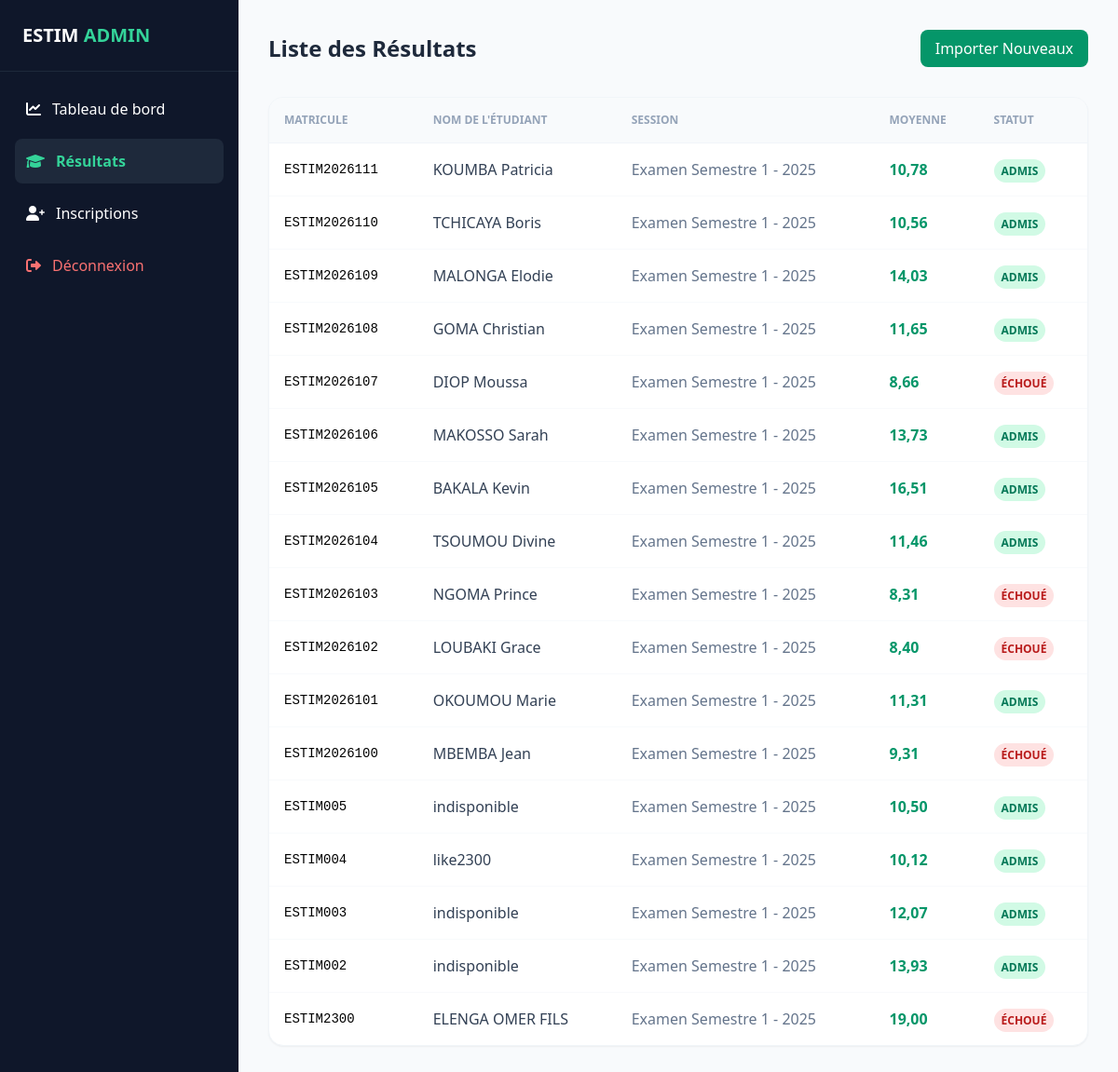
The app's page /api/dashboard/results/ (signed in) with its own data.
### campus/models.py (models this page shows, shortened)
class Resultat(models.Model):
    session = models.ForeignKey(
        SessionExamen, on_delete=models.CASCADE, related_name="resultats", null=True
    )
    matricule = models.CharField(max_length=50)
    nom_etudiant = models.CharField(max_length=200)
    moyenne = models.DecimalField(max_digits=4, decimal_places=2)
    admis = models.BooleanField(default=False)
    details_notes = models.JSONField(default=dict)  # {"Maths": 15, "Physique": 12}
    created_at = models.DateTimeField(auto_now_add=True)
    class Meta:
        unique_together = ("matricule", "session")

class SessionExamen(models.Model):
    nom = models.CharField(max_length=200, unique=True)
    is_active = models.BooleanField(default=True)
    results_available = models.BooleanField(default=True)
    created_at = models.DateTimeField(auto_now_add=True)

### campus/dashboard_views.py (the view)
# urls.py: path('dashboard/results/', dashboard_results, name='dashboard_results'),
@login_required
@user_passes_test(is_admin)
def dashboard_results(request):
    results = Resultat.objects.all().order_by('-created_at')[:100]
    return render(request, 'dashboard/results.html', {'results': results})

### campus/dashboard_views.py (called while the page is built)
def is_admin(user):
    return user.is_authenticated and user.is_staff

### campus/templates/dashboard/results.html (shortened to what this page needs)
<!DOCTYPE html>
<html lang="fr">
<head>
    <script src="https://cdn.tailwindcss.com"></script>
    <link href="https://cdnjs.cloudflare.com/ajax/libs/font-awesome/6.0.0/css/all.min.css" rel="stylesheet">
</head>
<body class="bg-slate-50 flex min-h-screen">
    <aside class="w-64 bg-slate-900 text-white flex flex-col">
        <div class="p-6 border-b border-slate-800"><h1 class="text-xl font-bold">ESTIM <span class="text-emerald-400">ADMIN</span></h1></div>
        <nav class="flex-1 p-4 space-y-2">
            <a href="/api/dashboard/" class="flex items-center space-x-3 p-3 hover:bg-slate-800 rounded-lg transition">
                <i class="fas fa-chart-line"></i><span>Tableau de bord</span>
            </a>
            <a href="/api/dashboard/results/" class="flex items-center space-x-3 p-3 bg-slate-800 rounded-lg text-emerald-400 font-bold">
                <i class="fas fa-graduation-cap"></i><span>Résultats</span>
            </a>
            <a href="/api/dashboard/inscriptions/" class="flex items-center space-x-3 p-3 hover:bg-slate-800 rounded-lg transition">
                <i class="fas fa-user-plus"></i><span>Inscriptions</span>
            </a>
            <a href="/admin/logout/" class="flex items-center space-x-3 p-3 hover:bg-red-900/20 text-red-400 rounded-lg transition mt-8">
                <i class="fas fa-sign-out-alt"></i><span>Déconnexion</span>
            </a>
        </nav>
    </aside>
    <main class="flex-1 p-8">
        <header class="mb-8 flex justify-between items-center">
            <h2 class="text-2xl font-bold text-slate-800">Liste des Résultats</h2>
            <a href="/api/dashboard/" class="bg-emerald-600 text-white px-4 py-2 rounded-lg hover:bg-emerald-700 transition">Importer Nouveaux</a>
        </header>
        <div class="bg-white rounded-2xl shadow-sm border border-slate-100 overflow-hidden">
            <table class="w-full text-left border-collapse">
                <thead class="bg-slate-50 border-b border-slate-100">
                    <tr>
                        <th class="p-4 text-xs font-bold text-slate-400 uppercase">Matricule</th>
                        <th class="p-4 text-xs font-bold text-slate-400 uppercase">Nom de l'étudiant</th>
                        <th class="p-4 text-xs font-bold text-slate-400 uppercase">Session</th>
                        <th class="p-4 text-xs font-bold text-slate-400 uppercase">Moyenne</th>
                        <th class="p-4 text-xs font-bold text-slate-400 uppercase">Statut</th>
                    </tr>
                </thead>
                <tbody class="divide-y divide-slate-50">
                    {% for res in results %}
                    <tr class="hover:bg-slate-50/50 transition">
                        <td class="p-4 font-mono text-sm">{{ res.matricule }}</td>
                        <td class="p-4 font-medium text-slate-700">{{ res.nom_etudiant }}</td>
                        <td class="p-4 text-slate-500">{{ res.session.nom }}</td>
                        <td class="p-4 font-bold text-emerald-600">{{ res.moyenne }}</td>
                        <td class="p-4">
                            {% if res.admis %}
                            <span class="px-2 py-1 bg-emerald-100 text-emerald-700 rounded-full text-xs font-bold">ADMIS</span>
                            {% else %}
                            <span class="px-2 py-1 bg-red-100 text-red-700 rounded-full text-xs font-bold">ÉCHOUÉ</span>
                            {% endif %}
                        </td>
                    </tr>
                    {% endfor %}
                </tbody>
            </table>
        </div>
    </main>
</body>
</html>

### records on screen
Resultat: matricule "ESTIM2026111", nom_etudiant "KOUMBA Patricia", session.nom "Examen Semestre 1 - 2025", moyenne "10,78", admis "ADMIS"
Resultat: matricule "ESTIM2026110", nom_etudiant "TCHICAYA Boris", session.nom "Examen Semestre 1 - 2025", moyenne "10,56", admis "ADMIS"
Resultat: matricule "ESTIM2026109", nom_etudiant "MALONGA Elodie", session.nom "Examen Semestre 1 - 2025", moyenne "14,03", admis "ADMIS"
Resultat: matricule "ESTIM2026108", nom_etudiant "GOMA Christian", session.nom "Examen Semestre 1 - 2025", moyenne "11,65", admis "ADMIS"
Resultat: matricule "ESTIM2026107", nom_etudiant "DIOP Moussa", session.nom "Examen Semestre 1 - 2025", moyenne "8,66", admis "ÉCHOUÉ"
Resultat: matricule "ESTIM2026106", nom_etudiant "MAKOSSO Sarah", session.nom "Examen Semestre 1 - 2025", moyenne "13,73", admis "ADMIS"
Resultat: matricule "ESTIM2026105", nom_etudiant "BAKALA Kevin", session.nom "Examen Semestre 1 - 2025", moyenne "16,51", admis "ADMIS"
Resultat: matricule "ESTIM2026104", nom_etudiant "TSOUMOU Divine", session.nom "Examen Semestre 1 - 2025", moyenne "11,46", admis "ADMIS"
Resultat: matricule "ESTIM2026103", nom_etudiant "NGOMA Prince", session.nom "Examen Semestre 1 - 2025", moyenne "8,31", admis "ÉCHOUÉ"
Resultat: matricule "ESTIM2026102", nom_etudiant "LOUBAKI Grace", session.nom "Examen Semestre 1 - 2025", moyenne "8,40", admis "ÉCHOUÉ"
Resultat: matricule "ESTIM2026101", nom_etudiant "OKOUMOU Marie", session.nom "Examen Semestre 1 - 2025", moyenne "11,31", admis "ADMIS"
Resultat: matricule "ESTIM2026100", nom_etudiant "MBEMBA Jean", session.nom "Examen Semestre 1 - 2025", moyenne "9,31", admis "ÉCHOUÉ"
Resultat: matricule "ESTIM005", nom_etudiant "indisponible", session.nom "Examen Semestre 1 - 2025", moyenne "10,50", admis "ADMIS"
Resultat: matricule "ESTIM004", nom_etudiant "like2300", session.nom "Examen Semestre 1 - 2025", moyenne "10,12", admis "ADMIS"
Resultat: matricule "ESTIM003", nom_etudiant "indisponible", session.nom "Examen Semestre 1 - 2025", moyenne "12,07", admis "ADMIS"
Resultat: matricule "ESTIM002", nom_etudiant "indisponible", session.nom "Examen Semestre 1 - 2025", moyenne "13,93", admis "ADMIS"
Resultat: matricule "ESTIM2300", nom_etudiant "ELENGA OMER FILS", session.nom "Examen Semestre 1 - 2025", moyenne "19,00", admis "ÉCHOUÉ"
